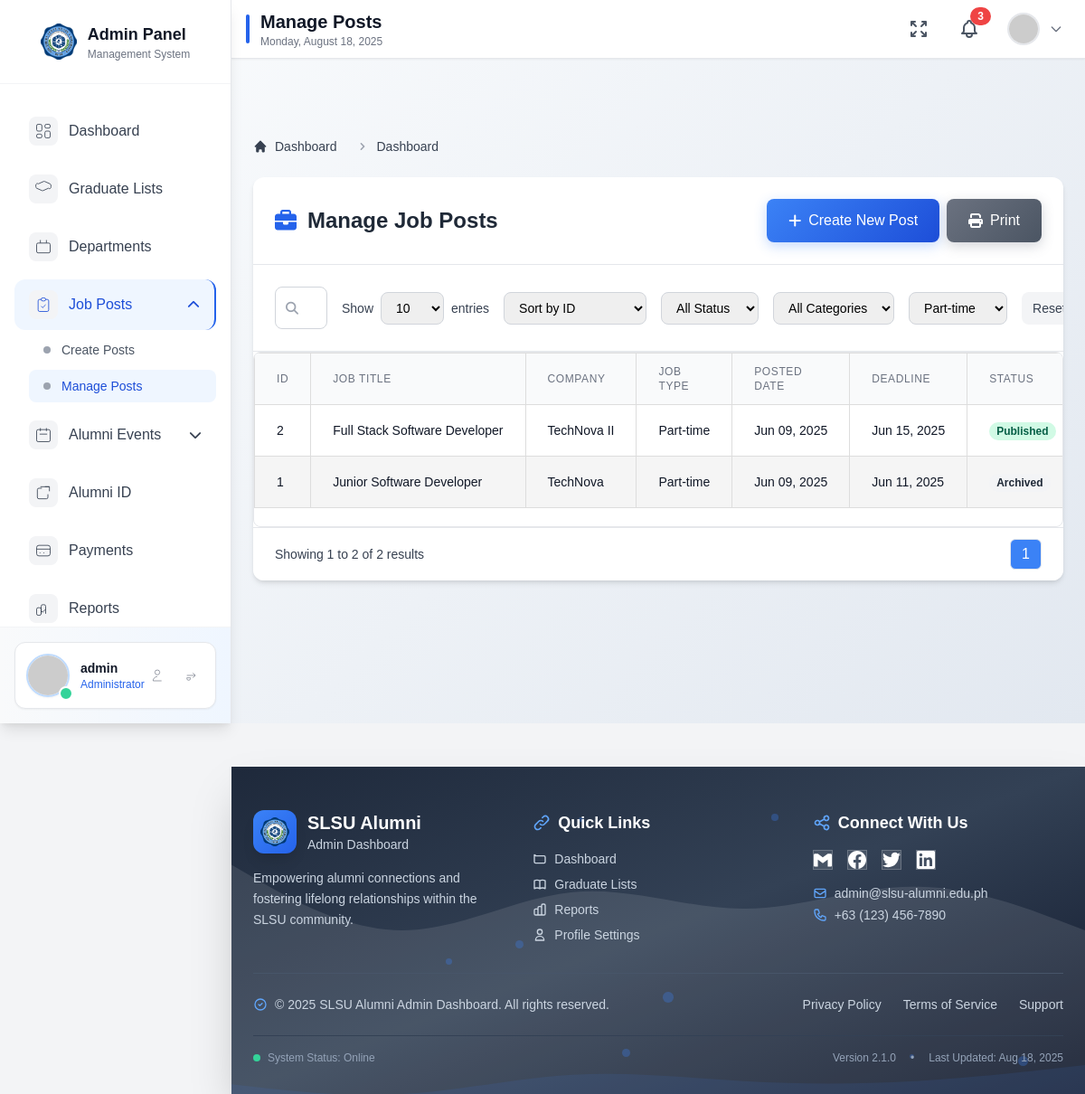
The app's page /Web-based/admin/manage-posts.php?type=Part-time (signed in) with its own data.
### tables this page shows
CREATE TABLE `job_posts` (
  `id` int(11) NOT NULL,
  `job_title` varchar(255) NOT NULL,
  `company_name` varchar(255) NOT NULL,
  `company_logo` varchar(255) DEFAULT NULL,
  `job_type` varchar(50) NOT NULL,
  `job_category` varchar(100) NOT NULL,
  `location` varchar(255) NOT NULL,
  `salary_min` decimal(10,2) DEFAULT NULL,
  `salary_max` decimal(10,2) DEFAULT NULL,
  `currency` varchar(3) DEFAULT 'USD',
  `deadline` date NOT NULL,
  `contact_email` varchar(255) NOT NULL,
  `contact_phone` varchar(50) NOT NULL,
  `job_description` text NOT NULL,
  `qualifications` text NOT NULL,
  `how_to_apply` text NOT NULL,
  `job_link` varchar(255) DEFAULT NULL,
  `status` enum('draft','published','archived') NOT NULL DEFAULT 'draft',
  `posted_date` datetime NOT NULL,
  `created_at` timestamp NULL DEFAULT current_timestamp(),
  `updated_at` timestamp NULL DEFAULT current_timestamp() ON UPDATE current_timestamp()
);

### Web-based/admin/manage-posts.php (the view, shortened to what this page needs)
<?php
include 'includes/header.php';
include 'includes/navbar.php';
include 'includes/sidebar.php';
include 'includes/breadcrumb.php';
$type = isset($_GET['type']) ? $_GET['type'] : '';
$search = isset($_GET['search']) ? $_GET['search'] : '';
$id_sort = isset($_GET['id_sort']) ? $_GET['id_sort'] : '';
$entries_options = [5, 10, 15, 20, 25, 50, 100];
$entries_per_page = isset($_GET['entries']) ? (int)$_GET['entries'] : 10;
$current_page_num = isset($_GET['page']) ? (int)$_GET['page'] : 1;
$offset = ($current_page_num - 1) * $entries_per_page;
$query = "SELECT * FROM job_posts WHERE 1=1";
$count_query = "SELECT COUNT(*) as total FROM job_posts WHERE 1=1";
$params = [];
if ($type) {
    $query .= " AND job_type = :type";
    $count_query .= " AND job_type = :type";
    $params[':type'] = $type;
}
if ($id_sort === 'asc') {
    $query .= " ORDER BY id ASC";
} elseif ($id_sort === 'desc') {
    $query .= " ORDER BY id DESC";
} else {
    $query .= " ORDER BY posted_date DESC";
}
$query .= " LIMIT :offset, :limit";
try {
    $stmt = $conn->prepare($count_query);
    $stmt->execute($params);
    $total_records = $stmt->fetch(PDO::FETCH_ASSOC)['total'] ?? 0;
    $total_pages = ceil($total_records / $entries_per_page);
    $stmt = $conn->prepare($query);
    foreach ($params as $key => $value) {
        $stmt->bindValue($key, $value);
    }
    $stmt->bindValue(':offset', $offset, PDO::PARAM_INT);
    $stmt->bindValue(':limit', $entries_per_page, PDO::PARAM_INT);
    $stmt->execute();
    $result = $stmt->fetchAll(PDO::FETCH_ASSOC);
} catch (PDOException $e) {
    die("Query failed: " . $e->getMessage());
}
?>
<!DOCTYPE html>
<html lang="en">
<head>
    <link href="https://cdn.jsdelivr.net/npm/tailwindcss@2.2.19/dist/tailwind.min.css" rel="stylesheet">
    <link rel="stylesheet" href="https://cdnjs.cloudflare.com/ajax/libs/font-awesome/6.4.0/css/all.min.css">
</head>
<body class="bg-gray-100">
<div class="main-content min-h-screen flex flex-col bg-white">
    <div class="flex-1 p-6">
        <div class="max-w-7xl mx-auto">
            <div class="table-container">
                <div class="flex justify-between items-center p-6 border-b border-gray-200">
                    <h1 class="text-2xl font-bold text-gray-800 flex items-center gap-3">
                        <i class="fas fa-briefcase text-blue-600"></i>
                        Manage Job Posts
                    </h1>
                    <div class="flex space-x-2">
                        <a href="create-posts.php" class="pc-btn-primary">
                            <i class="fas fa-plus"></i>
                            Create New Post
                        </a>
                        <button type="button" onclick="printTable()" class="pc-btn-secondary">
                            <i class="fas fa-print"></i>
                            Print
                        </button>
                    </div>
                </div>
                <div class="filter-section">
                    <div class="flex flex-col md:flex-row justify-between items-center gap-4">
                        <div class="flex items-center gap-4 flex-1">
                            <div class="relative flex-1 max-w-md">
                                <input type="text" id="searchInput" placeholder="Search jobs..." class="search-input w-full" value="<?php echo htmlspecialchars($search); ?>">
                                <i class="fas fa-search search-icon"></i>
                            </div>
                            <div class="flex items-center space-x-2">
                                <label for="entriesPerPage" class="text-sm text-gray-700 whitespace-nowrap">Show</label>
                                <select id="entriesPerPage" class="border border-gray-300 rounded-lg px-3 py-2 text-sm focus:ring-2 focus:ring-blue-500 focus:border-blue-500 transition-all duration-200">
                                    <?php foreach ($entries_options as $opt): ?>
                                        <option value="<?php echo $opt; ?>" <?php if ($entries_per_page == $opt) echo 'selected'; ?>><?php echo $opt; ?></option>
                                    <?php endforeach; ?>
                                </select>
                                <span class="text-sm text-gray-700 whitespace-nowrap">entries</span>
                            </div>
                        </div>
                        <div class="flex items-center gap-4">
                            <select id="idSortSelect" class="px-3 py-2 border border-gray-300 rounded-lg focus:ring-2 focus:ring-blue-500 focus:border-blue-500 transition-colors duration-200 text-sm">
                                <option value="">Sort by ID</option>
                            </select>
                            <select id="statusSelect" class="px-3 py-2 border border-gray-300 rounded-lg focus:ring-2 focus:ring-blue-500 focus:border-blue-500 transition-colors duration-200 text-sm">
                                <option value="">All Status</option>
                            </select>
                            <select id="categorySelect" class="px-3 py-2 border border-gray-300 rounded-lg focus:ring-2 focus:ring-blue-500 focus:border-blue-500 transition-colors duration-200 text-sm">
                                <option value="">All Categories</option>
                            </select>
                            <select id="typeSelect" class="px-3 py-2 border border-gray-300 rounded-lg focus:ring-2 focus:ring-blue-500 focus:border-blue-500 transition-colors duration-200 text-sm">
                                <option value="Part-time" <?php echo $type === 'Part-time' ? 'selected' : ''; ?>>Part-time</option>
                            </select>
                            <button type="button" id="resetFilterBtn" class="px-3 py-2 bg-gray-100 text-gray-700 rounded-lg hover:bg-gray-200 focus:outline-none focus:ring-2 focus:ring-gray-400 transition-colors duration-200 text-sm">
                                Reset
                            </button>
                        </div>
                    </div>
                </div>
                <div class="relative">
                    <div class="overflow-x-auto rounded-lg border border-gray-200">
                        <div class="max-h-[600px] overflow-y-auto">
                            <table class="min-w-full divide-y divide-gray-200">
                                <thead class="bg-gray-50 sticky top-0 z-10">
                                    <tr>
                                        <th class="px-6 py-3 text-left text-xs font-medium text-gray-500 uppercase tracking-wider bg-gray-50">ID</th>
                                        <th class="px-6 py-3 text-left text-xs font-medium text-gray-500 uppercase tracking-wider bg-gray-50">Job Title</th>
                                        <th class="px-6 py-3 text-left text-xs font-medium text-gray-500 uppercase tracking-wider bg-gray-50">Company</th>
                                        <th class="px-6 py-3 text-left text-xs font-medium text-gray-500 uppercase tracking-wider bg-gray-50">Job Type</th>
                                        <th class="px-6 py-3 text-left text-xs font-medium text-gray-500 uppercase tracking-wider bg-gray-50">Posted Date</th>
                                        <th class="px-6 py-3 text-left text-xs font-medium text-gray-500 uppercase tracking-wider bg-gray-50">Deadline</th>
                                        <th class="px-6 py-3 text-left text-xs font-medium text-gray-500 uppercase tracking-wider bg-gray-50">Status</th>
                                    </tr>
                                </thead>
                                <tbody id="tableBody" class="bg-white divide-y divide-gray-200">
                                    <?php if (count($result) > 0): ?>
                                        <?php foreach ($result as $row): ?>
                                            <tr class="hover:bg-gray-50">
                                                <td class="px-6 py-4 whitespace-nowrap text-sm text-gray-900"><?php echo $row['id']; ?></td>
                                                <td class="px-6 py-4 whitespace-nowrap text-sm text-gray-900"><?php echo htmlspecialchars($row['job_title']); ?></td>
                                                <td class="px-6 py-4 whitespace-nowrap text-sm text-gray-900"><?php echo htmlspecialchars($row['company_name']); ?></td>
                                                <td class="px-6 py-4 whitespace-nowrap text-sm text-gray-900"><?php echo htmlspecialchars($row['job_type']); ?></td>
                                                <td class="px-6 py-4 whitespace-nowrap text-sm text-gray-900"><?php echo date('M d, Y', strtotime($row['posted_date'])); ?></td>
                                                <td class="px-6 py-4 whitespace-nowrap text-sm text-gray-900"><?php echo date('M d, Y', strtotime($row['deadline'])); ?></td>
                                                <td class="px-6 py-4 whitespace-nowrap">
                                                    <span class="px-2 inline-flex text-xs leading-5 font-semibold rounded-full
                                                         <?php echo $row['status'] === 'published' ? 'bg-green-100 text-green-800' :
                                                                 ($row['status'] === 'draft' ? 'bg-yellow-100 text-yellow-800' :
                                                                 'bg-gray-100 text-gray-800'); ?>">
                                                        <?php echo ucfirst($row['status']); ?>
                                                    </span>
                                                </td>
                                            </tr>
                                        <?php endforeach; ?>
                                    <?php endif; ?>
                                </tbody>
                            </table>
                        </div>
                    </div>
                    <div class="flex items-center justify-between px-4 py-3 bg-white border-t border-gray-200 sm:px-6">
                        <div id="paginationInfo" class="flex items-center space-x-4">
                            <span class="text-sm text-gray-700">
                                Showing
                                <span class="font-medium"><?php echo $offset + 1; ?></span>
                                to
                                <span class="font-medium"><?php echo min($offset + $entries_per_page, $total_records); ?></span>
                                of
                                <span class="font-medium"><?php echo $total_records; ?></span>
                                results
                            </span>
                        </div>
                        <div id="paginationControls" class="flex items-center space-x-2">
                            <?php
                            $start_page = max(1, $current_page_num - 2);
                            $end_page = min($total_pages, $current_page_num + 2);
                            for ($i = $start_page; $i <= $end_page; $i++) {
                                $active = $i === $current_page_num ? 'bg-blue-500 text-white' : 'hover:bg-gray-50';
                                echo "<button onclick=\"loadPage($i)\" class=\"px-3 py-1 border rounded-md $active transition-colors duration-200\">$i</button>";
                            }
                            ?>
                        </div>
                    </div>
                </div>
            </div>
        </div>
    </div>
</div>
<?php include 'includes/footer.php'; ?>
</body>
</html>

### Web-based/admin/includes/header.php (style rules this page uses)
.main-content { transition: all 0.3s ease-in-out; margin-left: 16rem; width: calc(100% - 16rem); }
.table-container { scrollbar-width: thin; scrollbar-color: #CBD5E0 #EDF2F7; }

### Web-based/admin/manage-posts.php (style rules this page uses)
body { font-family: sans-serif; background-color: #f3f4f6; }
.table-container { overflow-x: auto; }
table { width: 100%; border-collapse: collapse; margin-bottom: 20px; }
th, td { border: 1px solid #ddd; padding: 12px 15px; text-align: left; }
th { background-color: #f9f9f9; font-weight: 600; }
tbody tr:nth-child(even) { background-color: #f5f5f5; }
.filter-section { background: white; border-bottom: 1px solid #e5e7eb; padding: 1.5rem; }
.search-input { padding: 0.75rem 1rem 0.75rem 2.5rem; border: 1px solid #d1d5db; border-radius: 0.5rem; font-size: 0.875rem; transition: all 0.2s; }
.search-icon { position: absolute; left: 0.75rem; top: 50%; transform: translateY(-50%); color: #9ca3af; font-size: 0.875rem; }
.pc-btn-primary { background: linear-gradient(135deg, #3B82F6 0%, #1D4ED8 100%); color: white; padding: 0.75rem 1.5rem; border-radius: 0.5rem; font-weight: 500; text-decoration: none; display: inline-flex; align-items: center; gap: 0.5rem; transition: all 0.3s ease; border: none; cursor: pointer; box-shadow: 0 4px 14px rgba(59, 130, 246, 0.3); }
.pc-btn-secondary { background: linear-gradient(135deg, #6B7280 0%, #4B5563 100%); color: white; padding: 0.75rem 1.5rem; border-radius: 0.5rem; font-weight: 500; text-decoration: none; display: inline-flex; align-items: center; gap: 0.5rem; transition: all 0.3s ease; border: none; cursor: pointer; box-shadow: 0 4px 14px rgba(107, 114, 128, 0.3); }
.table-container { background: white; border-radius: 0.75rem; box-shadow: 0 4px 6px -1px rgba(0, 0, 0, 0.1), 0 2px 4px -1px rgba(0, 0, 0, 0.06); overflow: hidden; position: relative; }
.main-content { margin-left: 0; width: 100%; padding-top: 10rem; min-height: 100vh; background: linear-gradient(135deg, #f8fafc 0%, #e2e8f0 100%); }
@media (min-width: 1024px) { .main-content { margin-left: 16rem; width: calc(100% - 16rem); padding-top: 8rem; } }

### records on screen
job_posts: id "2", job_title "Full Stack Software Developer", company_name "TechNova II", job_type "Part-time", posted_date "Jun 09, 2025", deadline "Jun 15, 2025", status "Published"
job_posts: id "1", job_title "Junior Software Developer", company_name "TechNova", job_type "Part-time", posted_date "Jun 09, 2025", deadline "Jun 11, 2025", status "Archived"

### other values on screen
str_replace(['.php', '-'], ['', ' '], $current_page) "Manage Posts"
$admin_name "admin"
$breadcrumb['title'] "Dashboard"
$offset + 1 "1"
min($offset + $entries_per_page, $total_records) "2"
$total_records "2"
form field value "10"
